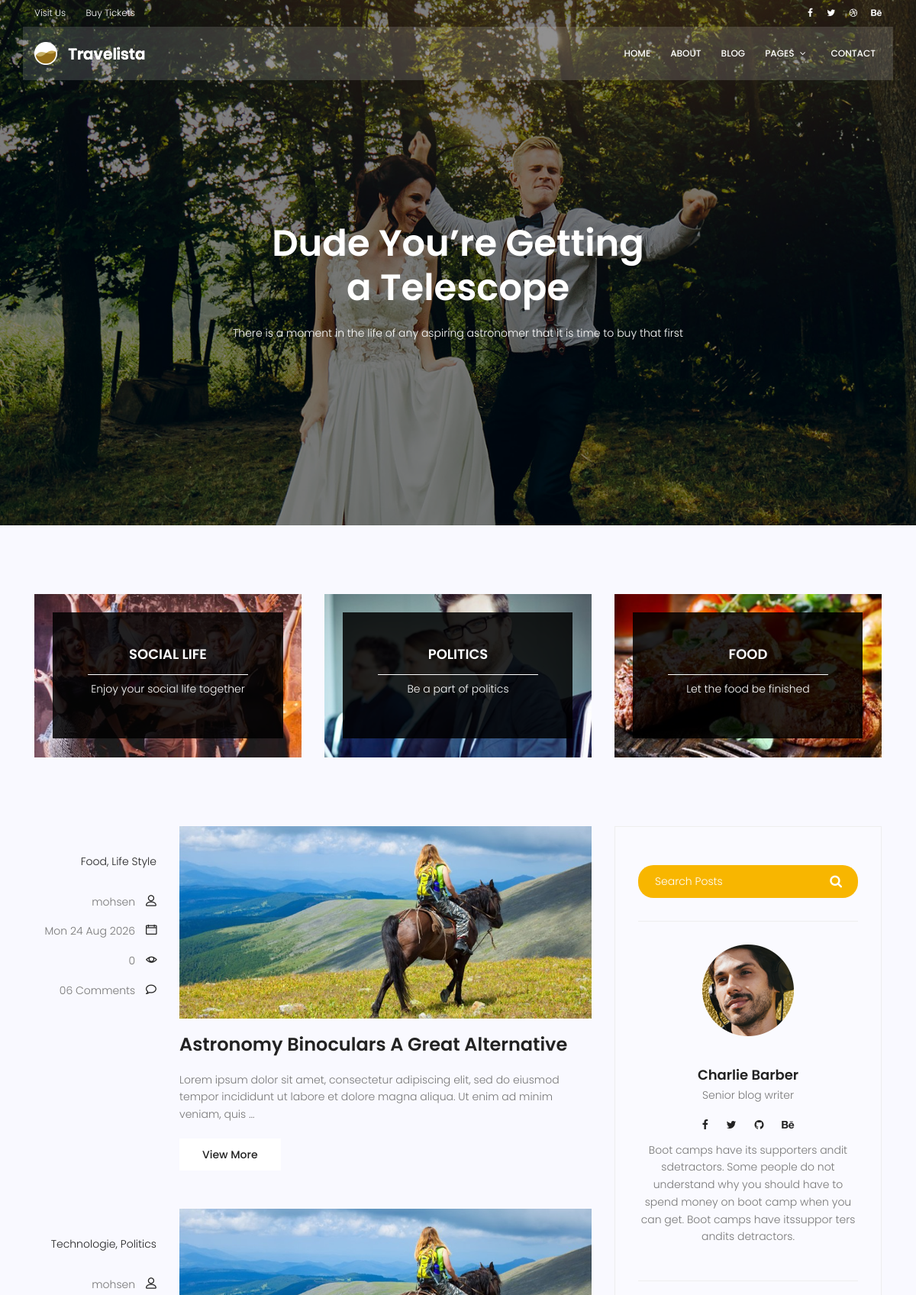
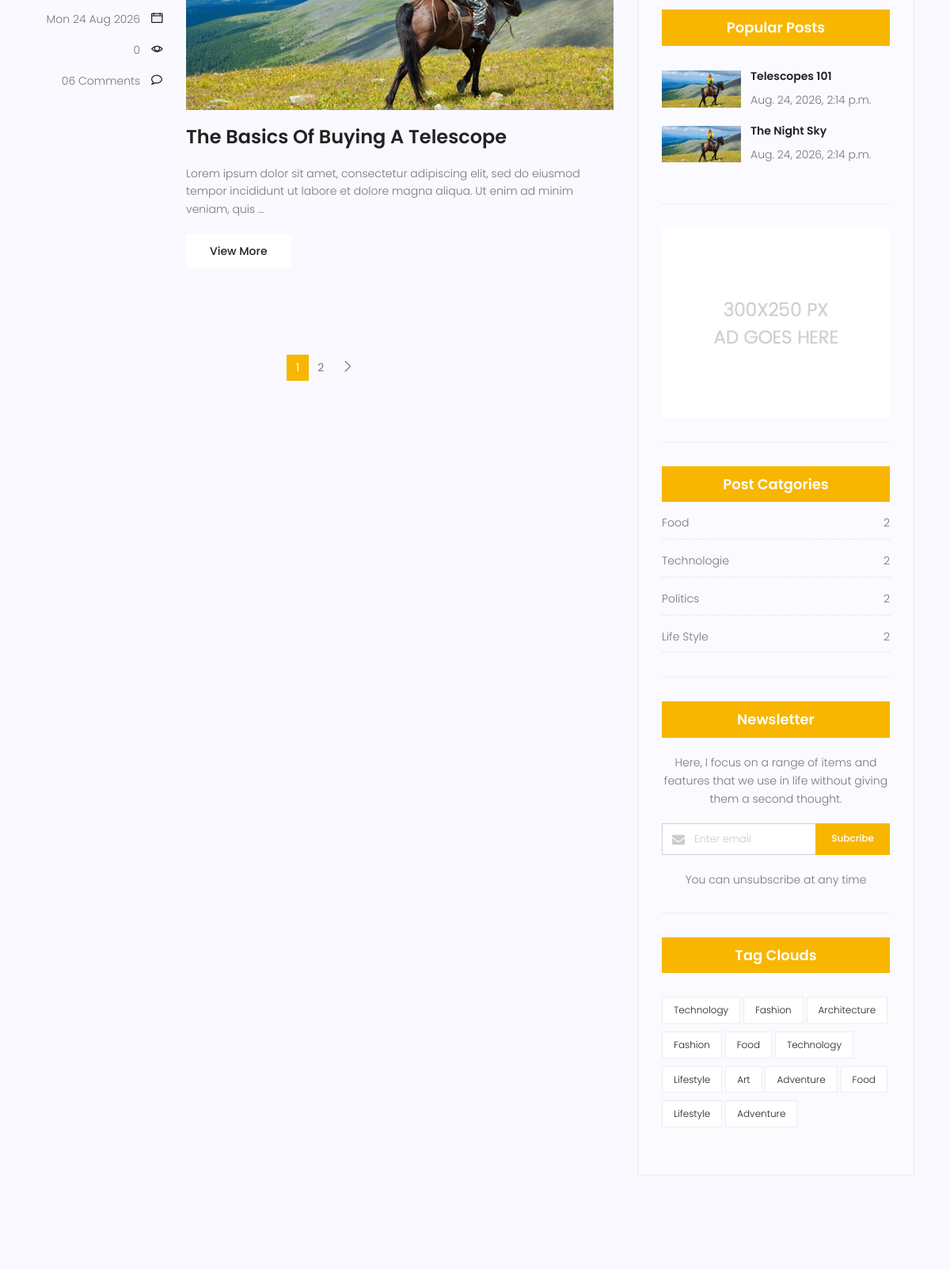
Screenshot of /blog/ (upper part) with the database file from the repository (2 pictures, top to bottom).
### blog/models.py (models this page shows, shortened)
class Category(models.Model):
    name = models.CharField(max_length=100)
    def __str__(self):
        return self.name

class Post(models.Model):
    img = models.ImageField(upload_to='blog/', default='blog/default.jpg')
    author = models.ForeignKey(User, on_delete=models.CASCADE, related_name='blog_posts', null=True)
    title = models.CharField(max_length=100)
    content = models.TextField()
    category = models.ManyToManyField(Category, related_name='blog_posts')
    counted_views = models.IntegerField(default=0)
    status = models.BooleanField(default=False)
    published_date = models.DateTimeField(null=True)
    created_date = models.DateTimeField(auto_now_add=True)
    updated_date = models.DateTimeField(auto_now=True)

### blog/views.py (the view)
# urls.py: path('', views.blog_home , name='blog_home'),
def blog_home(request, **kwargs):
    posts = Post.objects.filter(status=True)
    print(kwargs)
    if kwargs.get('cat_name') is not None:
        posts = posts.filter(category__name=kwargs['cat_name'])
    if kwargs.get('author_uname') is not None:
        posts = posts.filter(author__username=kwargs['author_uname'])
    try:
        posts = Paginator(posts, 2)
        page_number = request.GET.get('page')
        posts = posts.get_page(page_number)
    except PageNotAnInteger:
        posts = posts.get_page(1)
    except EmptyPage:
        posts = posts.get_page(1)
    return render(request, 'blog/blog_home.html', {'posts': posts})

### blog/templatetags/blog_tags.py (called while the page is built)
@register.inclusion_tag('blog/blog_latestposts.html')
def latestposts(arg=2):
    posts = Post.objects.filter(status=1).order_by('-published_date')[:arg]
    return {'posts': posts}

@register.inclusion_tag('blog/blog_postscategories.html')
def postscategory():
    categories = Category.objects.all()
    cat_dict = {}
    for cat in categories:
        cat_dict[cat] = Post.objects.filter(status=1, category=cat).count()
    return {'categories': cat_dict}

### blog/templates/blog/blog_home.html (shortened to what this page needs)
{% extends 'base.html' %}
{% load static %}
{% load blog_tags %}
{% block content %}
    <section class="banner-area relative blog-home-banner" id="home">
        <div class="overlay overlay-bg"></div>
        <div class="container">
            <div class="row d-flex align-items-center justify-content-center">
                <div class="about-content blog-header-content col-lg-12">
                    <h1 class="text-white">
                        Dude You’re Getting
                        a Telescope
                    </h1>
                    <p class="text-white">
                        There is a moment in the life of any aspiring astronomer that it is time to buy that first
                    </p>
                </div>
            </div>
        </div>
    </section>
    <section class="top-category-widget-area pt-90 pb-90 ">
        <div class="container">
            <div class="row">
                <div class="col-lg-4">
                    <div class="single-cat-widget">
                        <div class="content relative">
                            <div class="overlay overlay-bg"></div>
                            <a href="#" target="_blank">
                                <div class="thumb">
                                    <img class="content-image img-fluid d-block mx-auto"
                                         src={% static 'img/blog/cat-widget1.jpg' %}
                                                 alt="">
                                </div>
                                <div class="content-details">
                                    <h4 class="content-title mx-auto text-uppercase">Social life</h4>
                                    <span></span>
                                    <p>Enjoy your social life together</p>
                                </div>
                            </a>
                        </div>
                    </div>
                </div>
                <div class="col-lg-4">
                    <div class="single-cat-widget">
                        <div class="content relative">
                            <div class="overlay overlay-bg"></div>
                            <a href="#" target="_blank">
                                <div class="thumb">
                                    <img class="content-image img-fluid d-block mx-auto"
                                         src={% static 'img/blog/cat-widget2.jpg' %}
                                                 alt="">
                                </div>
                                <div class="content-details">
                                    <h4 class="content-title mx-auto text-uppercase">Politics</h4>
                                    <span></span>
                                    <p>Be a part of politics</p>
                                </div>
                            </a>
                        </div>
                    </div>
                </div>
                <div class="col-lg-4">
                    <div class="single-cat-widget">
                        <div class="content relative">
                            <div class="overlay overlay-bg"></div>
                            <a href="#" target="_blank">
                                <div class="thumb">
                                    <img class="content-image img-fluid d-block mx-auto"
                                         src={% static 'img/blog/cat-widget3.jpg' %}
                                                 alt="">
                                </div>
                                <div class="content-details">
                                    <h4 class="content-title mx-auto text-uppercase">Food</h4>
                                    <span></span>
                                    <p>Let the food be finished</p>
                                </div>
                            </a>
                        </div>
                    </div>
                </div>
            </div>
        </div>
    </section>
    <section class="post-content-area">
        <div class="container">
            <div class="row">
                <div class="col-lg-8 posts-list">
                    {% for post in posts %}
                        <div class="single-post row">
                            <div class="col-lg-3  col-md-3 meta-details">
                                <ul class="tags">
                                    {% for cat in post.category.all %}
                                        <li><a href="{% url 'blog:blog_category' cat_name=cat.name %}">
                                            {{ cat.name }}{% if not forloop.last %},{% endif %}</a></li>
                                    {% endfor %}
                                </ul>
                                <div class="user-details row">
                                    <p class="user-name col-lg-12 col-md-12 col-6"><a
                                            href="{% url 'blog:blog_author' author_uname=post.author.username %}">{{ post.author }}</a>
                                        <span
                                                class="lnr lnr-user"></span></p>
                                    <p class="date col-lg-12 col-md-12 col-6"><a
                                            href="#">{{ post.published_date|date:"D d M Y" }}</a> <span
                                            class="lnr lnr-calendar-full"></span></p>
                                    <p class="view col-lg-12 col-md-12 col-6"><a href="#">{{ post.counted_views }}</a>
                                        <span
                                                class="lnr lnr-eye"></span></p>
                                    <p class="comments col-lg-12 col-md-12 col-6"><a href="#">06 Comments</a> <span
                                            class="lnr lnr-bubble"></span></p>
                                </div>
                            </div>
                            <div class="col-lg-9 col-md-9 ">
                                <div class="feature-img">
                                    <img class="img-fluid" src="{{ post.img.url }}" alt="">
                                </div>
                                <a class="posts-title" href="{% url 'blog:blog_details' pid=post.id %}">
                                    <h3>{{ post.title }}</h3></a>
                                <p class="excert">{{ post.content|truncatewords:25 }}</p>
                                <a href="{% url 'blog:blog_details' pid=post.id %}" class="primary-btn">View More</a>
                            </div>
                        </div>
                    {% endfor %}
                    <nav class="blog-pagination justify-content-center d-flex">
                        <ul class="pagination">
                        {% for page in posts.paginator.page_range %}
                        {% if posts.number == page %}
                            <li class="page-item active"><a href="?page={{ page }}" class="page-link">{{ page }}</a></li>
                        {% else %}
                            <li class="page-item"><a href="?page={{ page }}" class="page-link">{{ page }}</a></li>
                        {% endif %}
                        {% endfor %}
                        {% if posts.has_next %}
                            <li class="page-item">
                                <a href="?page={{ posts.next_page_number }}" class="page-link" aria-label="Next">
                                    <span aria-hidden="true">
                                        <span class="lnr lnr-chevron-right"></span>
                                    </span>
                                </a>
                            </li>
                        {% endif %}
                        </ul>
                    </nav>
                </div>
                <div class="col-lg-4 sidebar-widgets">
                    <div class="widget-wrap">
                        {% include 'blog/blog_searchbox.html' %}
                        {% include 'blog/blog_userinfo.html' %}
                        {% latestposts %}
                        <div class="single-sidebar-widget ads-widget">
                            <a href="#"><img class="img-fluid" src={% static 'img/blog/ads-banner.jpg' %} alt=""></a>
                        </div>
                        {% postscategory %}
                        <div class="single-sidebar-widget newsletter-widget">
                            <h4 class="newsletter-title">Newsletter</h4>
                            <p>
                                Here, I focus on a range of items and features that we use in life without
                                giving them a second thought.
                            </p>
                            <div class="form-group d-flex flex-row">
                                <div class="col-autos">
                                    <div class="input-group">
                                        <div class="input-group-prepend">
                                            <div class="input-group-text"><i class="fa fa-envelope"
                                                                             aria-hidden="true"></i>
                                            </div>
                                        </div>
                                        <input type="text" class="form-control" id="inlineFormInputGroup"
                                               placeholder="Enter email" onfocus="this.placeholder = ''"
                                               onblur="this.placeholder = 'Enter email'">
                                    </div>
                                </div>
                                <a href="#" class="bbtns">Subcribe</a>
                            </div>
                            <p class="text-bottom">
                                You can unsubscribe at any time
                            </p>
                        </div>
                        <div class="single-sidebar-widget tag-cloud-widget">
                            <h4 class="tagcloud-title">Tag Clouds</h4>
                            <ul>
                                <li><a href="#">Technology</a></li>
                                <li><a href="#">Fashion</a></li>
                                <li><a href="#">Architecture</a></li>
                                <li><a href="#">Fashion</a></li>
                                <li><a href="#">Food</a></li>
                                <li><a href="#">Technology</a></li>
                                <li><a href="#">Lifestyle</a></li>
                                <li><a href="#">Art</a></li>
                                <li><a href="#">Adventure</a></li>
                                <li><a href="#">Food</a></li>
                                <li><a href="#">Lifestyle</a></li>
                                <li><a href="#">Adventure</a></li>
                            </ul>
                        </div>
                    </div>
                </div>
            </div>
        </div>
    </section>
{% endblock %}

### blog/templates/blog/blog_latestposts.html
{% load static %}
<div class="single-sidebar-widget popular-post-widget">
    <h4 class="popular-title">Popular Posts</h4>
    <div class="popular-post-list">
    {% for post in posts %}
        <div class="single-post-list d-flex flex-row align-items-center">
            <div class="thumb">
                <img class="img-fluid" src="{{ post.img.url }}" alt="">
            </div>
            <div class="details">
                <a href="{% url 'blog:blog_details' pid=post.id %}"><h6>{{ post.title }}</h6></a>
                <p>{{ post.published_date}}</p>
            </div>
        </div>
    {% endfor %}
    </div>
</div>

### blog/templates/blog/blog_postscategories.html
{% load static %}
<div class="single-sidebar-widget post-category-widget">
    <h4 class="category-title">Post Catgories</h4>
    <ul class="cat-list">
    {% for cat, count in categories.items %}
        <li>
            <a href="{% url 'blog:blog_category' cat_name=cat %}" class="d-flex justify-content-between">
                <p>{{ cat }}</p>
                <p>{{ count }}</p>
            </a>
        </li>
    {% endfor %}
    </ul>
</div>

### rows the page displays
Post: author "mohsen", published_date "Mon 24 Aug 2026", counted_views "0", img (placeholder picture), title "Astronomy Binoculars A Great Alternative", content "Lorem ipsum dolor sit amet, consectetur adipiscing elit, sed do eiusmod tempor incididunt ut labore et dolore magna aliqua. Ut enim ad minim veniam, quis …"
Category: name "Food", count "2"
Category: name "Life Style", count "2"
Post: author "mohsen", published_date "Mon 24 Aug 2026", counted_views "0", img (placeholder picture), title "The Basics Of Buying A Telescope", content "Lorem ipsum dolor sit amet, consectetur adipiscing elit, sed do eiusmod tempor incididunt ut labore et dolore magna aliqua. Ut enim ad minim veniam, quis …"
Category: name "Technologie", id "2"
Category: name "Politics", count "2"
Post: img (placeholder picture), title "Telescopes 101", published_date "Aug. 24, 2026, 2:14 p.m."
Post: img (placeholder picture), title "The Night Sky", published_date "Aug. 24, 2026, 2:14 p.m."

### other values shown
{{ page }} "1"
{{ page }} "2"
